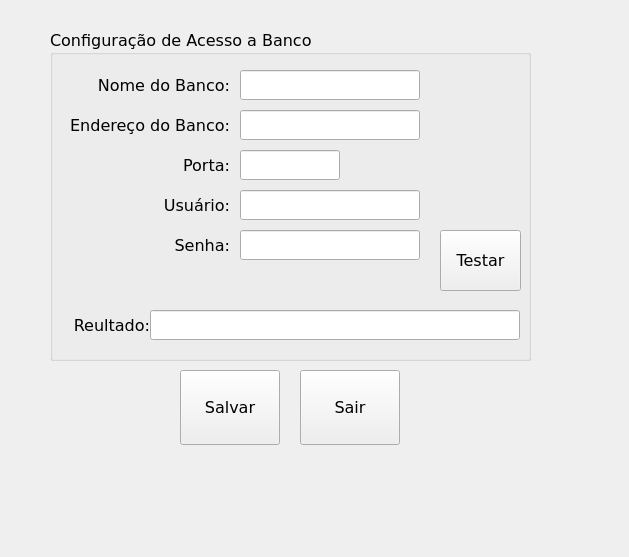
<?xml version="1.0" encoding="UTF-8"?>
<ui version="4.0">
 <class>FormConfig</class>
 <widget class="QDialog" name="FormConfig">
  <property name="enabled">
   <bool>true</bool>
  </property>
  <property name="geometry">
   <rect>
    <x>0</x>
    <y>0</y>
    <width>629</width>
    <height>557</height>
   </rect>
  </property>
  <property name="windowTitle">
   <string>Dialog</string>
  </property>
  <widget class="QToolButton" name="TButtonConfigDbSave">
   <property name="geometry">
    <rect>
     <x>180</x>
     <y>370</y>
     <width>100</width>
     <height>75</height>
    </rect>
   </property>
   <property name="minimumSize">
    <size>
     <width>100</width>
     <height>75</height>
    </size>
   </property>
   <property name="maximumSize">
    <size>
     <width>100</width>
     <height>75</height>
    </size>
   </property>
   <property name="font">
    <font>
     <family>Verdana</family>
     <pointsize>12</pointsize>
    </font>
   </property>
   <property name="text">
    <string>Salvar</string>
   </property>
   <property name="icon">
    <iconset resource="../images.qrc">
     <normaloff>:/images/PNG/48x48/Filesaveas-48x48.png</normaloff>:/images/PNG/48x48/Filesaveas-48x48.png</iconset>
   </property>
   <property name="iconSize">
    <size>
     <width>48</width>
     <height>48</height>
    </size>
   </property>
   <property name="toolButtonStyle">
    <enum>Qt::ToolButtonTextUnderIcon</enum>
   </property>
  </widget>
  <widget class="QGroupBox" name="GBoxConfigDb">
   <property name="geometry">
    <rect>
     <x>50</x>
     <y>30</y>
     <width>481</width>
     <height>331</height>
    </rect>
   </property>
   <property name="font">
    <font>
     <family>Verdana</family>
     <pointsize>12</pointsize>
    </font>
   </property>
   <property name="title">
    <string>Configuração de Acesso a Banco</string>
   </property>
   <widget class="QLabel" name="ConfigLBDbHost">
    <property name="geometry">
     <rect>
      <x>10</x>
      <y>80</y>
      <width>170</width>
      <height>30</height>
     </rect>
    </property>
    <property name="minimumSize">
     <size>
      <width>170</width>
      <height>30</height>
     </size>
    </property>
    <property name="maximumSize">
     <size>
      <width>170</width>
      <height>30</height>
     </size>
    </property>
    <property name="font">
     <font>
      <family>Verdana</family>
      <pointsize>12</pointsize>
     </font>
    </property>
    <property name="text">
     <string>Endereço do Banco:</string>
    </property>
    <property name="alignment">
     <set>Qt::AlignRight|Qt::AlignTrailing|Qt::AlignVCenter</set>
    </property>
   </widget>
   <widget class="QLabel" name="ConfigLBDbPort">
    <property name="geometry">
     <rect>
      <x>10</x>
      <y>120</y>
      <width>170</width>
      <height>30</height>
     </rect>
    </property>
    <property name="minimumSize">
     <size>
      <width>170</width>
      <height>30</height>
     </size>
    </property>
    <property name="maximumSize">
     <size>
      <width>170</width>
      <height>30</height>
     </size>
    </property>
    <property name="font">
     <font>
      <family>Verdana</family>
      <pointsize>12</pointsize>
     </font>
    </property>
    <property name="text">
     <string>Porta:</string>
    </property>
    <property name="alignment">
     <set>Qt::AlignRight|Qt::AlignTrailing|Qt::AlignVCenter</set>
    </property>
   </widget>
   <widget class="QLineEdit" name="ConfigLEDbPort">
    <property name="geometry">
     <rect>
      <x>190</x>
      <y>120</y>
      <width>100</width>
      <height>30</height>
     </rect>
    </property>
    <property name="minimumSize">
     <size>
      <width>100</width>
      <height>30</height>
     </size>
    </property>
    <property name="maximumSize">
     <size>
      <width>100</width>
      <height>30</height>
     </size>
    </property>
    <property name="font">
     <font>
      <family>Verdana</family>
      <pointsize>12</pointsize>
     </font>
    </property>
    <property name="toolTip">
     <string>Informe a porta de conexão com o banco!</string>
    </property>
    <property name="alignment">
     <set>Qt::AlignCenter</set>
    </property>
   </widget>
   <widget class="QLabel" name="ConfigLBDbName">
    <property name="geometry">
     <rect>
      <x>10</x>
      <y>40</y>
      <width>170</width>
      <height>30</height>
     </rect>
    </property>
    <property name="minimumSize">
     <size>
      <width>170</width>
      <height>30</height>
     </size>
    </property>
    <property name="maximumSize">
     <size>
      <width>170</width>
      <height>30</height>
     </size>
    </property>
    <property name="font">
     <font>
      <family>Verdana</family>
      <pointsize>12</pointsize>
     </font>
    </property>
    <property name="text">
     <string>Nome do Banco:</string>
    </property>
    <property name="alignment">
     <set>Qt::AlignRight|Qt::AlignTrailing|Qt::AlignVCenter</set>
    </property>
   </widget>
   <widget class="QLineEdit" name="ConfigLEDbName">
    <property name="geometry">
     <rect>
      <x>190</x>
      <y>40</y>
      <width>180</width>
      <height>30</height>
     </rect>
    </property>
    <property name="minimumSize">
     <size>
      <width>180</width>
      <height>30</height>
     </size>
    </property>
    <property name="maximumSize">
     <size>
      <width>180</width>
      <height>30</height>
     </size>
    </property>
    <property name="font">
     <font>
      <family>Verdana</family>
      <pointsize>12</pointsize>
     </font>
    </property>
    <property name="toolTip">
     <string>Informe o nome do banco!</string>
    </property>
    <property name="inputMask">
     <string/>
    </property>
    <property name="alignment">
     <set>Qt::AlignCenter</set>
    </property>
   </widget>
   <widget class="QLabel" name="ConfigLBDbUser">
    <property name="geometry">
     <rect>
      <x>10</x>
      <y>160</y>
      <width>170</width>
      <height>30</height>
     </rect>
    </property>
    <property name="minimumSize">
     <size>
      <width>170</width>
      <height>30</height>
     </size>
    </property>
    <property name="maximumSize">
     <size>
      <width>170</width>
      <height>30</height>
     </size>
    </property>
    <property name="font">
     <font>
      <family>Verdana</family>
      <pointsize>12</pointsize>
     </font>
    </property>
    <property name="text">
     <string>Usuário:</string>
    </property>
    <property name="alignment">
     <set>Qt::AlignRight|Qt::AlignTrailing|Qt::AlignVCenter</set>
    </property>
   </widget>
   <widget class="QLineEdit" name="ConfigLEDbUser">
    <property name="geometry">
     <rect>
      <x>190</x>
      <y>160</y>
      <width>180</width>
      <height>30</height>
     </rect>
    </property>
    <property name="minimumSize">
     <size>
      <width>180</width>
      <height>30</height>
     </size>
    </property>
    <property name="maximumSize">
     <size>
      <width>180</width>
      <height>30</height>
     </size>
    </property>
    <property name="font">
     <font>
      <family>Verdana</family>
      <pointsize>12</pointsize>
     </font>
    </property>
    <property name="toolTip">
     <string>Informe o usuário de conexão com o banco!</string>
    </property>
    <property name="alignment">
     <set>Qt::AlignCenter</set>
    </property>
   </widget>
   <widget class="QLabel" name="ConfigLBDbPass">
    <property name="geometry">
     <rect>
      <x>10</x>
      <y>200</y>
      <width>170</width>
      <height>30</height>
     </rect>
    </property>
    <property name="minimumSize">
     <size>
      <width>170</width>
      <height>30</height>
     </size>
    </property>
    <property name="font">
     <font>
      <family>Verdana</family>
      <pointsize>12</pointsize>
     </font>
    </property>
    <property name="text">
     <string>Senha:</string>
    </property>
    <property name="alignment">
     <set>Qt::AlignRight|Qt::AlignTrailing|Qt::AlignVCenter</set>
    </property>
   </widget>
   <widget class="QLineEdit" name="ConfigLEDbPass">
    <property name="geometry">
     <rect>
      <x>190</x>
      <y>200</y>
      <width>180</width>
      <height>30</height>
     </rect>
    </property>
    <property name="minimumSize">
     <size>
      <width>180</width>
      <height>30</height>
     </size>
    </property>
    <property name="maximumSize">
     <size>
      <width>180</width>
      <height>30</height>
     </size>
    </property>
    <property name="font">
     <font>
      <family>Verdana</family>
      <pointsize>12</pointsize>
     </font>
    </property>
    <property name="toolTip">
     <string>Informe a senha de conexão com banco!</string>
    </property>
    <property name="echoMode">
     <enum>QLineEdit::PasswordEchoOnEdit</enum>
    </property>
    <property name="alignment">
     <set>Qt::AlignCenter</set>
    </property>
   </widget>
   <widget class="QToolButton" name="TButtonTestConn">
    <property name="geometry">
     <rect>
      <x>390</x>
      <y>200</y>
      <width>81</width>
      <height>61</height>
     </rect>
    </property>
    <property name="font">
     <font>
      <family>Verdana</family>
      <pointsize>12</pointsize>
     </font>
    </property>
    <property name="text">
     <string>Testar</string>
    </property>
    <property name="icon">
     <iconset resource="../images.qrc">
      <normaloff>:/images/PNG/24x24/reload-24x24.png</normaloff>:/images/PNG/24x24/reload-24x24.png</iconset>
    </property>
    <property name="toolButtonStyle">
     <enum>Qt::ToolButtonTextUnderIcon</enum>
    </property>
   </widget>
   <widget class="QLabel" name="ConfigLBDbTestResult">
    <property name="geometry">
     <rect>
      <x>0</x>
      <y>280</y>
      <width>100</width>
      <height>30</height>
     </rect>
    </property>
    <property name="minimumSize">
     <size>
      <width>100</width>
      <height>30</height>
     </size>
    </property>
    <property name="maximumSize">
     <size>
      <width>100</width>
      <height>30</height>
     </size>
    </property>
    <property name="font">
     <font>
      <family>Verdana</family>
      <pointsize>12</pointsize>
     </font>
    </property>
    <property name="text">
     <string>Reultado:</string>
    </property>
    <property name="alignment">
     <set>Qt::AlignRight|Qt::AlignTrailing|Qt::AlignVCenter</set>
    </property>
   </widget>
   <widget class="QLineEdit" name="ConfigLEDbTestResult">
    <property name="geometry">
     <rect>
      <x>100</x>
      <y>280</y>
      <width>370</width>
      <height>30</height>
     </rect>
    </property>
    <property name="minimumSize">
     <size>
      <width>270</width>
      <height>30</height>
     </size>
    </property>
    <property name="maximumSize">
     <size>
      <width>370</width>
      <height>30</height>
     </size>
    </property>
    <property name="font">
     <font>
      <family>Verdana</family>
      <pointsize>12</pointsize>
     </font>
    </property>
    <property name="focusPolicy">
     <enum>Qt::NoFocus</enum>
    </property>
    <property name="toolTip">
     <string>Mostra mensagens de erro ou sucesso!</string>
    </property>
    <property name="alignment">
     <set>Qt::AlignCenter</set>
    </property>
    <property name="readOnly">
     <bool>true</bool>
    </property>
   </widget>
   <widget class="QLineEdit" name="ConfigLEDbHost">
    <property name="geometry">
     <rect>
      <x>190</x>
      <y>80</y>
      <width>180</width>
      <height>30</height>
     </rect>
    </property>
    <property name="minimumSize">
     <size>
      <width>180</width>
      <height>30</height>
     </size>
    </property>
    <property name="maximumSize">
     <size>
      <width>180</width>
      <height>30</height>
     </size>
    </property>
    <property name="font">
     <font>
      <family>Verdana</family>
      <pointsize>12</pointsize>
     </font>
    </property>
    <property name="toolTip">
     <string>Informe o endereço de conexão com o banco!</string>
    </property>
    <property name="alignment">
     <set>Qt::AlignCenter</set>
    </property>
   </widget>
   <zorder>ConfigLEDbName</zorder>
   <zorder>ConfigLBDbHost</zorder>
   <zorder>ConfigLBDbPort</zorder>
   <zorder>ConfigLEDbPort</zorder>
   <zorder>ConfigLBDbName</zorder>
   <zorder>ConfigLBDbUser</zorder>
   <zorder>ConfigLEDbUser</zorder>
   <zorder>ConfigLBDbPass</zorder>
   <zorder>ConfigLEDbPass</zorder>
   <zorder>TButtonTestConn</zorder>
   <zorder>ConfigLBDbTestResult</zorder>
   <zorder>ConfigLEDbTestResult</zorder>
   <zorder>ConfigLEDbHost</zorder>
  </widget>
  <widget class="QToolButton" name="TButtonConfigDbExit">
   <property name="geometry">
    <rect>
     <x>300</x>
     <y>370</y>
     <width>100</width>
     <height>75</height>
    </rect>
   </property>
   <property name="minimumSize">
    <size>
     <width>100</width>
     <height>75</height>
    </size>
   </property>
   <property name="maximumSize">
    <size>
     <width>100</width>
     <height>75</height>
    </size>
   </property>
   <property name="font">
    <font>
     <family>Verdana</family>
     <pointsize>12</pointsize>
    </font>
   </property>
   <property name="text">
    <string>Sair</string>
   </property>
   <property name="icon">
    <iconset resource="../images.qrc">
     <normaloff>:/images/PNG/48x48/Exithome-48x48.png</normaloff>:/images/PNG/48x48/Exithome-48x48.png</iconset>
   </property>
   <property name="iconSize">
    <size>
     <width>48</width>
     <height>48</height>
    </size>
   </property>
   <property name="toolButtonStyle">
    <enum>Qt::ToolButtonTextUnderIcon</enum>
   </property>
  </widget>
 </widget>
 <resources>
  <include location="../images.qrc"/>
 </resources>
 <connections/>
</ui>
